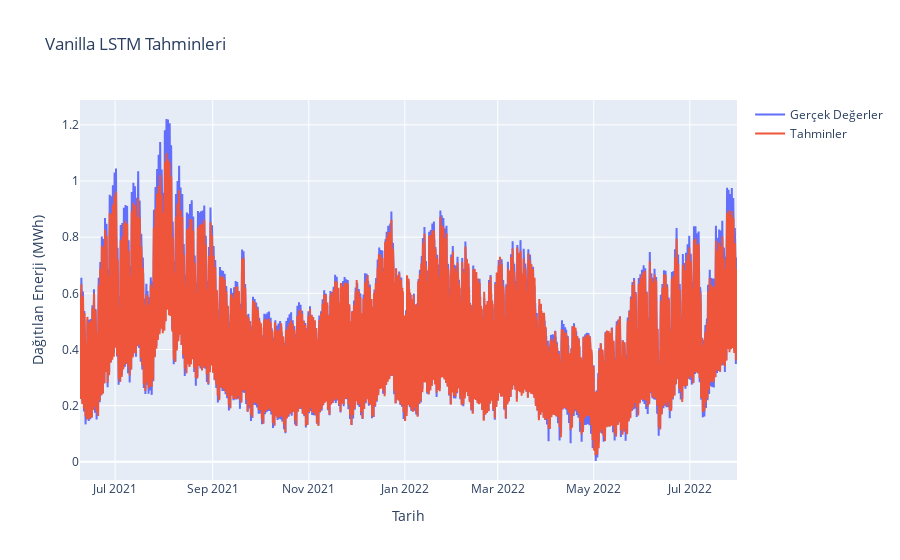

This figure's notebook cell:
### Code cell
import plotly.graph_objs as go

fig = go.Figure()

fig.add_trace(go.Scatter(x=test['Tarih'], y=y_test.flatten(),
                    mode='lines',
                    name='Gerçek Değerler'))

fig.add_trace(go.Scatter(x=test['Tarih'], y=y_pred.flatten(),
                    mode='lines',
                    name='Tahminler'))

fig.update_layout(title='Vanilla LSTM Tahminleri',
                   xaxis_title='Tarih',
                   yaxis_title='Dağıtılan Enerji (MWh)')

fig.show()

### Figure 1 — Plotly figure (JSON) as saved in the notebook; plotly's stock layout.template omitted (floating-point values rounded to 4 significant figures; data arrays with more than 128 entries replaced by an {"elided": "..."} marker saying what was removed)
{"data": [{"mode": "lines", "name": "Gerçek Değerler", "type": "scatter", "x": {"elided": "10039 str values"}, "y": {"elided": "10015 float values"}}, {"mode": "lines", "name": "Tahminler", "type": "scatter", "x": {"elided": "10039 str values"}, "y": {"elided": "10015 float values"}}], "layout": {"title": {"text": "Vanilla LSTM Tahminleri"}, "xaxis": {"title": {"text": "Tarih"}}, "yaxis": {"title": {"text": "Dağıtılan Enerji (MWh)"}}}}
